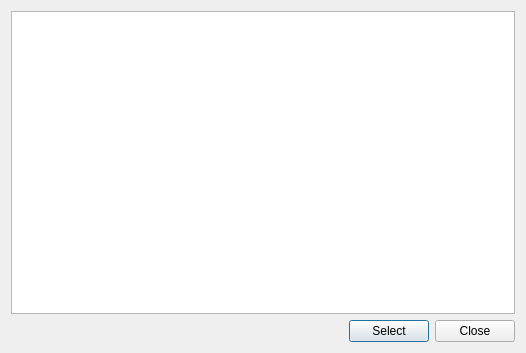
<?xml version="1.0" encoding="UTF-8"?>
<ui version="4.0">
 <class>SessionSelectionDialog</class>
 <widget class="QDialog" name="SessionSelectionDialog">
  <property name="geometry">
   <rect>
    <x>0</x>
    <y>0</y>
    <width>526</width>
    <height>353</height>
   </rect>
  </property>
  <property name="windowTitle">
   <string>Rapid - SessionAnalyzer - Select Session</string>
  </property>
  <layout class="QGridLayout" name="gridLayout">
   <item row="0" column="0">
    <widget class="QTableView" name="SessionTableView">
     <attribute name="verticalHeaderShowSortIndicator" stdset="0">
      <bool>false</bool>
     </attribute>
    </widget>
   </item>
   <item row="1" column="0">
    <layout class="QHBoxLayout" name="horizontalLayout">
     <item>
      <spacer name="horizontalSpacer">
       <property name="orientation">
        <enum>Qt::Orientation::Horizontal</enum>
       </property>
       <property name="sizeHint" stdset="0">
        <size>
         <width>40</width>
         <height>20</height>
        </size>
       </property>
      </spacer>
     </item>
     <item>
      <widget class="QPushButton" name="SelectButton">
       <property name="text">
        <string>Select</string>
       </property>
      </widget>
     </item>
     <item>
      <widget class="QPushButton" name="CloseButton">
       <property name="text">
        <string>Close</string>
       </property>
      </widget>
     </item>
    </layout>
   </item>
  </layout>
 </widget>
 <resources/>
 <connections/>
</ui>
